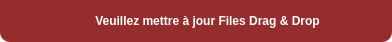
<?xml version="1.0" encoding="UTF-8"?>
<ui version="4.0">
 <class>OverlayMessageDisplay</class>
 <widget class="QWidget" name="OverlayMessageDisplay">
  <property name="geometry">
   <rect>
    <x>0</x>
    <y>0</y>
    <width>392</width>
    <height>42</height>
   </rect>
  </property>
  <property name="windowTitle">
   <string>Form</string>
  </property>
  <property name="styleSheet">
   <string notr="true">background: transparent;
opacity: 0.6;</string>
  </property>
  <layout class="QHBoxLayout" name="horizontalLayout">
   <property name="spacing">
    <number>0</number>
   </property>
   <property name="leftMargin">
    <number>0</number>
   </property>
   <property name="topMargin">
    <number>0</number>
   </property>
   <property name="rightMargin">
    <number>0</number>
   </property>
   <property name="bottomMargin">
    <number>0</number>
   </property>
   <item>
    <widget class="QWidget" name="widget" native="true">
     <property name="styleSheet">
      <string notr="true">QWidget#widget
{
	background: transparent;
	border-bottom-left-radius: 10px;
border-bottom-right-radius: 10px;
	background-color: rgba(128, 0, 0, 210);
}</string>
     </property>
     <layout class="QHBoxLayout" name="horizontalLayout_2">
      <item>
       <spacer name="horizontalSpacer">
        <property name="orientation">
         <enum>Qt::Horizontal</enum>
        </property>
        <property name="sizeHint" stdset="0">
         <size>
          <width>40</width>
          <height>20</height>
         </size>
        </property>
       </spacer>
      </item>
      <item>
       <widget class="QLabel" name="icon">
        <property name="text">
         <string/>
        </property>
        <property name="pixmap">
         <pixmap resource="../../../resources.qrc">:/images/icons/exclamation.png</pixmap>
        </property>
        <property name="scaledContents">
         <bool>false</bool>
        </property>
       </widget>
      </item>
      <item>
       <spacer name="horizontalSpacer_3">
        <property name="orientation">
         <enum>Qt::Horizontal</enum>
        </property>
        <property name="sizeType">
         <enum>QSizePolicy::Fixed</enum>
        </property>
        <property name="sizeHint" stdset="0">
         <size>
          <width>10</width>
          <height>20</height>
         </size>
        </property>
       </spacer>
      </item>
      <item>
       <widget class="QLabel" name="message">
        <property name="styleSheet">
         <string notr="true">color: white;
font-weight: bold;</string>
        </property>
        <property name="text">
         <string>Veuillez mettre à jour Files Drag &amp; Drop</string>
        </property>
        <property name="scaledContents">
         <bool>false</bool>
        </property>
        <property name="alignment">
         <set>Qt::AlignCenter</set>
        </property>
        <property name="wordWrap">
         <bool>false</bool>
        </property>
       </widget>
      </item>
      <item>
       <spacer name="horizontalSpacer_2">
        <property name="orientation">
         <enum>Qt::Horizontal</enum>
        </property>
        <property name="sizeType">
         <enum>QSizePolicy::Expanding</enum>
        </property>
        <property name="sizeHint" stdset="0">
         <size>
          <width>40</width>
          <height>20</height>
         </size>
        </property>
       </spacer>
      </item>
     </layout>
    </widget>
   </item>
  </layout>
 </widget>
 <resources>
  <include location="../../../resources.qrc"/>
 </resources>
 <connections/>
</ui>
